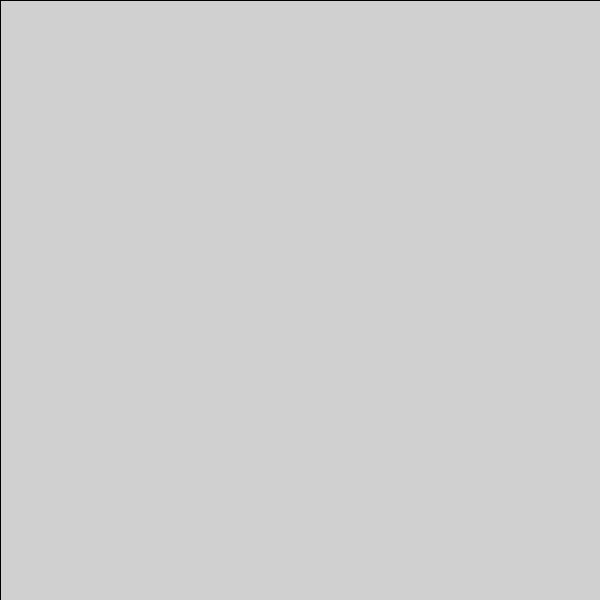
Frame 1 (no input)
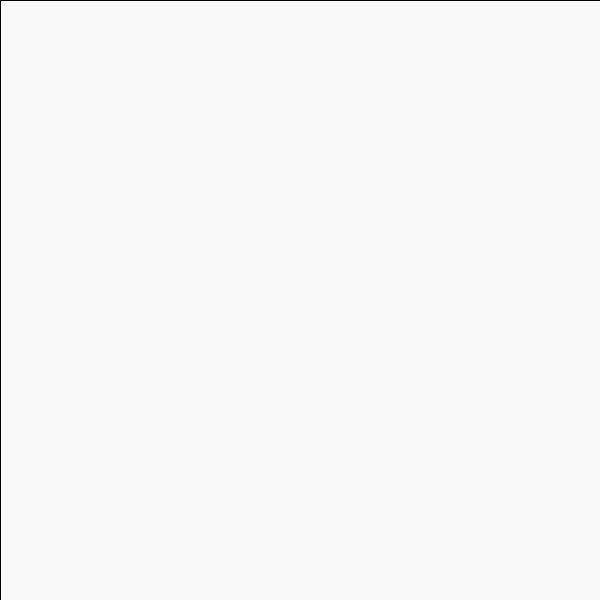
Frame 60 (the mouse pressed at the canvas centre just before this capture)
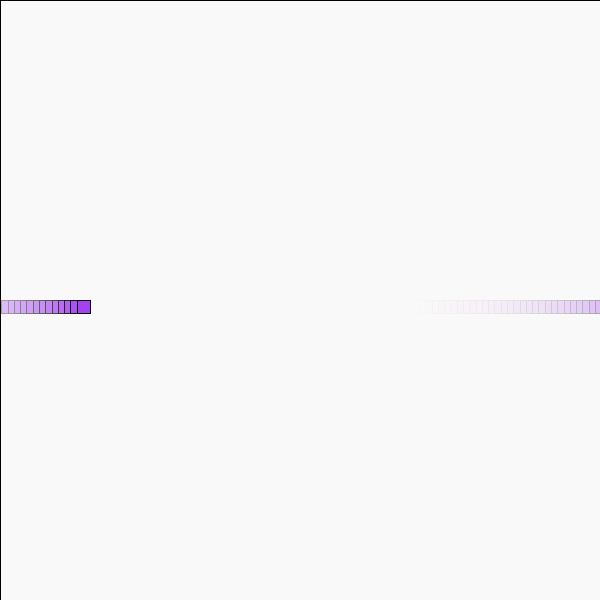
Frame 120 (the mouse held since frame 60 and released just before this capture)

The Processing sketch that drew these frames (run headless with seeded random() and noise(); from frame 60 on, the mouse is pressed at the canvas centre):

// Processing sketch: sketch_09_Objects_Demo
// ── sketch_09_Objects_Demo.pde
//Mover myMover;
ArrayList<Mover> myMovers = new ArrayList<Mover>();
void setup(){
  size(600,600);
  //myMover = new Mover(width/2, height/2);
}

void mousePressed(){
  myMovers.add(new Mover(mouseX, mouseY));
}

void draw(){
  fill(255,20);
  rect(0,0,width,height);
  for (int i = 0; i < myMovers.size(); i++){
    Mover m = myMovers.get(i);  
    m.move();
    m.display();
  }
  //myMover.move();
  //myMover.display();
}

// ── Mover.pde
class Mover{
  //Properties
  float x, y;
  color c;
  float size;
  float speed;
  
  //Constructor
  Mover(float x_, float y_){
    x = x_;
    y = y_;
    c = color(random(255),random(255),random(255));
    size = random(10,25);   
    speed = random(2,7);
  }
  
  //Class Methods
  void display(){
    fill(c); 
    rect(x,y,size,size);
  }
  
  void move(){
    x += speed;
    if (x > width) x = x - width;
  }
}
